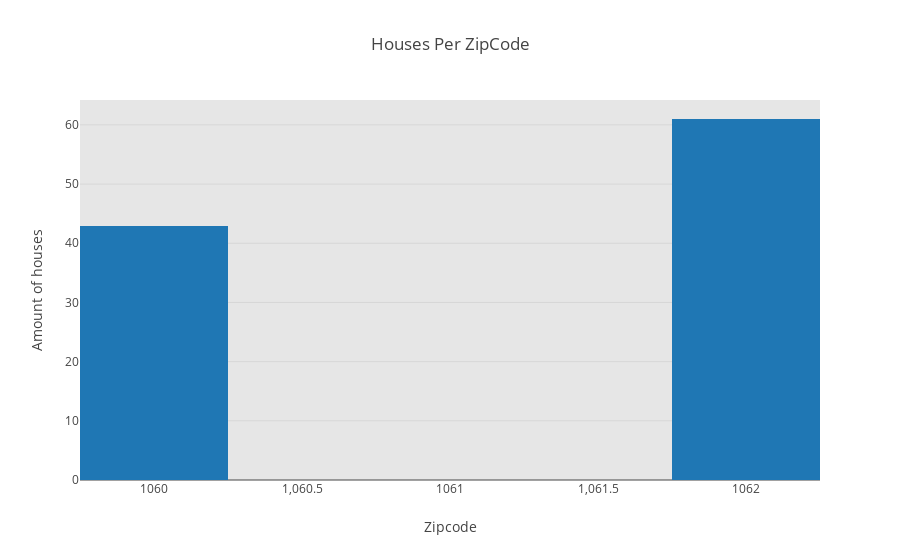

Here is the notebook cell this chart was saved with:
### Markdown cell above
3b.	A histogram showing the number of houses per Zip code. The X axis is the Zip codes. Create an annotation pointing to the Zip code with the most houses.

### Code cell
x2 = dz['zip']
trace = go.Histogram(x=x2, histnorm="", nbinsy = 5, nbinsx = 5)

layout = go.Layout(title='Houses Per ZipCode', plot_bgcolor='rgb(230, 230,230)', bargap=0, bargroupgap=0,
                    xaxis=go.layout.XAxis(title=go.layout.xaxis.Title(
                        text='Zipcode')),
                   yaxis=go.layout.YAxis(title=go.layout.yaxis.Title(
                        text='Amount of houses'))
                   
                  )

fig2 = go.Figure(data=[trace], layout=layout)

iplot(fig2, filename='House per Zipcode Histogram')

### Figure 1 — Plotly figure (JSON) as saved in the notebook; plotly's stock layout.template omitted (floating-point values rounded to 4 significant figures)
{"data": [{"histnorm": "", "nbinsx": 5, "nbinsy": 5, "type": "histogram", "uid": "d5c59309-fc05-4b21-bc44-410ac05eae58", "x": [1062, 1062, 1062, 1060, 1062, 1062, 1060, 1060, 1062, 1062, 1062, 1062, 1060, 1060, 1060, 1062, 1062, 1062, 1060, 1060, 1062, 1062, 1062, 1062, 1062, 1062, 1060, 1062, 1062, 1062, 1062, 1060, 1062, 1060, 1060, 1062, 1062, 1060, 1060, 1060, 1062, 1060, 1060, 1060, 1060, 1060, 1060, 1060, 1060, 1062, 1062, 1062, 1062, 1060, 1062, 1062, 1062, 1062, 1062, 1062, 1062, 1062, 1062, 1062, 1060, 1060, 1062, 1062, 1060, 1060, 1060, 1060, 1060, 1062, 1062, 1062, 1060, 1062, 1062, 1062, 1062, 1062, 1062, 1062, 1062, 1060, 1062, 1060, 1060, 1062, 1062, 1060, 1060, 1062, 1062, 1060, 1060, 1062, 1060, 1060, 1060, 1062, 1060, 1062]}], "layout": {"bargap": 0, "bargroupgap": 0, "plot_bgcolor": "rgb(230, 230,230)", "title": {"text": "Houses Per ZipCode"}, "xaxis": {"title": {"text": "Zipcode"}}, "yaxis": {"title": {"text": "Amount of houses"}}}}
